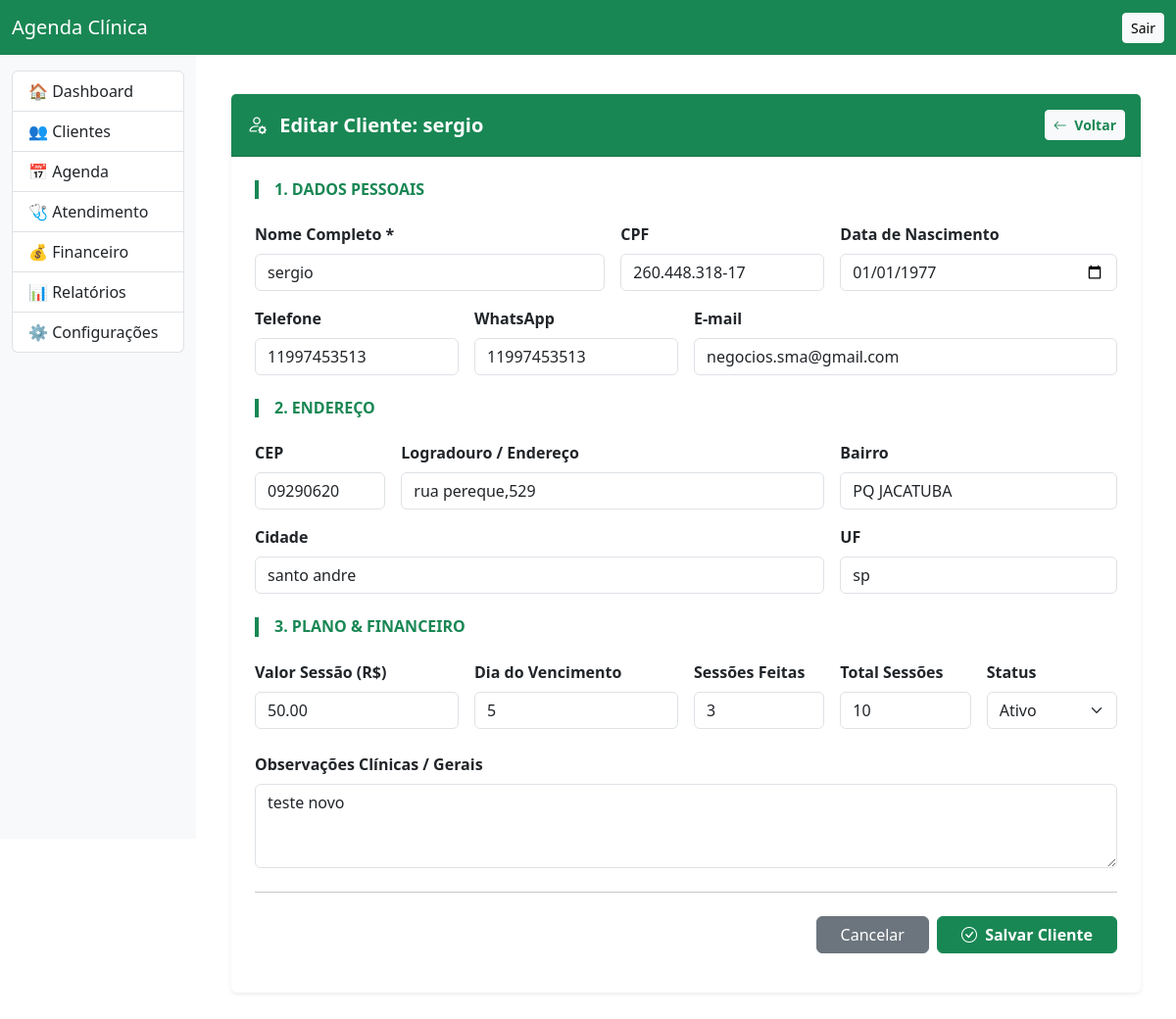
/clientes/editar/1/ (signed in), run on the app's committed database.
### clientes/models.py (models this page shows, shortened)
class Cliente(models.Model):
    STATUS = (
        ("ATIVO", "Ativo"),
        ("INATIVO", "Inativo"),
    )
    SEXO = (
        ("M", "Masculino"),
        ("F", "Feminino"),
        ("O", "Outro"),
    )
    nome = models.CharField("Nome", max_length=150)
    cpf = models.CharField(
        "CPF",
        max_length=14,
        blank=True,
        null=True
    )
    nascimento = models.DateField(
        "Nascimento",
        blank=True,
        null=True
    )
    sexo = models.CharField(
        "Sexo",
        max_length=1,
        choices=SEXO,
        blank=True
    )
    telefone = models.CharField(
        "Telefone",
        max_length=20,
        blank=True
    )
    whatsapp = models.CharField(
        "WhatsApp",
        max_length=20,
        blank=True
    )
    email = models.EmailField(
        "E-mail",
        blank=True
    )
    cep = models.CharField(
        max_length=9,
        blank=True
    )
    endereco = models.CharField(
        max_length=200,
        blank=True
    )
    numero = models.CharField(
        max_length=10,
        blank=True
    )
    bairro = models.CharField(
        max_length=100,
        blank=True
    )
    cidade = models.CharField(
        max_length=100,
        blank=True
    )
    uf = models.CharField(
        max_length=2,
        blank=True
    )
    profissional = models.ForeignKey(
        "usuarios.Usuario",
        on_delete=models.SET_NULL,
        null=True,
        blank=True,
        verbose_name="Suelen Garcia de Almeida",
    )
    valor_sessao = models.DecimalField(
        max_digits=10,
        decimal_places=2,
        default=0
    )
    dias_vencimento = models.PositiveIntegerField(
        default=5,
        help_text="Quantidade de dias após o agendamento para o vencimento da fatura"
    )
    total_sessoes = models.PositiveIntegerField(
        default=10
    )
    sessoes_realizadas = models.IntegerField(
    default=0
)
    status = models.CharField(
        max_length=10,
        choices=STATUS,
        default="ATIVO"
    )
    observacoes = models.TextField(
        blank=True
    )
    criado_em = models.DateTimeField(
        auto_now_add=True
    )
    atualizado_em = models.DateTimeField(
        auto_now=True
    )
    class Meta:
        ordering = ["nome"]
        verbose_name = "Cliente"
        verbose_name_plural = "Clientes"

### clientes/views.py (the view, shortened to what this page needs)
# urls.py: path("editar/<int:pk>/", views.editar, name="agenda_editar"),
@login_required
def editar(request, pk):
    cliente = get_object_or_404(
        Cliente,
        pk=pk
    )
    form = ClienteForm(
        request.POST or None,
        instance=cliente
    )
    return render(
        request,
        "clientes/form.html",
        {
            "form": form,
            "cliente": cliente
        }
    )

### clientes/forms.py
class ClienteForm(forms.ModelForm):
    nascimento = forms.DateField(
        label="Data de Nascimento",
        required=False,
        input_formats=['%Y-%m-%d', '%d/%m/%Y'],
        widget=forms.DateInput(
            format='%Y-%m-%d',
            attrs={
                'type': 'date',
                'class': 'form-control',
            }
        )
    )
    class Meta:
        model = Cliente
        fields = "__all__"  # Inclui todos os campos do modelo de cliente
        widgets = {
            "observacoes": forms.Textarea(attrs={"rows": 3}),
        }
    def __init__(self, *args, **kwargs):
        super().__init__(*args, **kwargs)
        for name, field in self.fields.items():
            if isinstance(field.widget, forms.widgets.Select):
                field.widget.attrs['class'] = 'form-select'
            else:
                field.widget.attrs['class'] = 'form-control'
        if 'dia_vencimento' in self.fields:
            self.fields['dia_vencimento'].widget.attrs['placeholder'] = 'Ex: 5, 10, 15'
        elif 'dias_vencimento' in self.fields:
            self.fields['dias_vencimento'].widget.attrs['placeholder'] = 'Ex: 5, 10, 15'

### clientes/templates/clientes/form.html (shortened to what this page needs)
{% extends "base.html" %}
{% block content %}
<div class="container-fluid py-3">
    <div class="card shadow-sm border-0">
        <div class="card-header bg-success text-white py-3 d-flex justify-content-between align-items-center">
            <h5 class="mb-0 fw-bold">
                <i class="bi bi-person-gear me-2"></i>
                {% if form.instance.pk %}
                    Editar Cliente: {{ form.instance.nome }}
                {% else %}
                    Novo Cliente
                {% endif %}
            </h5>
            <a href="{% url 'clientes' %}" class="btn btn-sm btn-light fw-bold text-success">
                <i class="bi bi-arrow-left me-1"></i> Voltar
            </a>
        </div>
        <div class="card-body p-4">
            <form method="post" novalidate>
                <div class="border-start border-4 border-success ps-3 mb-4">
                    <h6 class="text-success fw-bold text-uppercase mb-0">1. Dados Pessoais</h6>
                </div>
                <div class="row g-3 mb-4">
                    <div class="col-md-5">
                        <label class="form-label fw-semibold">Nome Completo *</label>
                        {{ form.nome }}
                    </div>
                    <div class="col-md-3">
                        <label class="form-label fw-semibold">CPF</label>
                        {{ form.cpf }}
                    </div>
                    <div class="col-md-4">
                        <label class="form-label fw-semibold">Data de Nascimento</label>
                        {{ form.nascimento }}
                    </div>
                    <div class="col-md-3">
                        <label class="form-label fw-semibold">Telefone</label>
                        {{ form.telefone }}
                    </div>
                    <div class="col-md-3">
                        <label class="form-label fw-semibold">WhatsApp</label>
                        {{ form.whatsapp }}
                    </div>
                    <div class="col-md-6">
                        <label class="form-label fw-semibold">E-mail</label>
                        {{ form.email }}
                    </div>
                </div>
                <div class="border-start border-4 border-success ps-3 mb-4">
                    <h6 class="text-success fw-bold text-uppercase mb-0">2. Endereço</h6>
                </div>
                <div class="row g-3 mb-4">
                    <div class="col-md-2">
                        <label class="form-label fw-semibold">CEP</label>
                        {{ form.cep }}
                    </div>
                    <div class="col-md-6">
                        <label class="form-label fw-semibold">Logradouro / Endereço</label>
                        {{ form.endereco }}
                    </div>
                    <div class="col-md-4">
                        <label class="form-label fw-semibold">Bairro</label>
                        {{ form.bairro }}
                    </div>
                    <div class="col-md-8">
                        <label class="form-label fw-semibold">Cidade</label>
                        {{ form.cidade }}
                    </div>
                    <div class="col-md-4">
                        <label class="form-label fw-semibold">UF</label>
                        {{ form.uf }}
                    </div>
                </div>
                <div class="border-start border-4 border-success ps-3 mb-4">
                    <h6 class="text-success fw-bold text-uppercase mb-0">3. Plano & Financeiro</h6>
                </div>
                <div class="row g-3 mb-4">
                    <div class="col-md-3">
                        <label class="form-label fw-semibold">Valor Sessão (R$)</label>
                        {{ form.valor_sessao }}
                    </div>
                    <div class="col-md-3">
                        <label class="form-label fw-semibold">Dia do Vencimento</label>
                        {% if form.dia_vencimento %}
                            {{ form.dia_vencimento }}
                        {% elif form.dias_vencimento %}
                            {{ form.dias_vencimento }}
                        {% else %}
                            <input type="number" name="dia_vencimento" class="form-control" placeholder="Ex: 5, 10, 15">
                        {% endif %}
                    </div>
                    <div class="col-md-2">
                        <label class="form-label fw-semibold">Sessões Feitas</label>
                        {% if form.sessoes_realizadas %}
                            {{ form.sessoes_realizadas }}
                        {% else %}
                            <input type="number" name="sessoes_realizadas" class="form-control" value="0">
                        {% endif %}
                    </div>
                    <div class="col-md-2">
                        <label class="form-label fw-semibold">Total Sessões</label>
                        {{ form.total_sessoes }}
                    </div>
                    <div class="col-md-2">
                        <label class="form-label fw-semibold">Status</label>
                        {{ form.status }}
                    </div>
                </div>
                <div class="mb-4">
                    <label class="form-label fw-semibold">Observações Clínicas / Gerais</label>
                    {{ form.observacoes }}
                </div>
                <hr class="my-4">
                <div class="d-flex justify-content-end gap-2 pb-3">
                    <a href="{% url 'clientes' %}" class="btn btn-secondary px-4">
                        Cancelar
                    </a>
                    <button type="submit" class="btn btn-success px-4 fw-bold">
                        <i class="bi bi-check-circle me-1"></i> Salvar Cliente
                    </button>
                </div>
            </form>
        </div>
    </div>
</div>
{% endblock %}

### data on the page
Cliente: instance.nome "sergio", nome "sergio", cpf "260.448.318-17", nascimento "01/01/1977", telefone "11997453513", whatsapp "11997453513", email "negocios.sma@gmail.com", cep "09290620", endereco "rua pereque,529", bairro "PQ JACATUBA", cidade "santo andre", uf "sp", valor_sessao "50.00", dias_vencimento "5", sessoes_realizadas "3", total_sessoes "10", status "Ativo", observacoes "teste novo"
